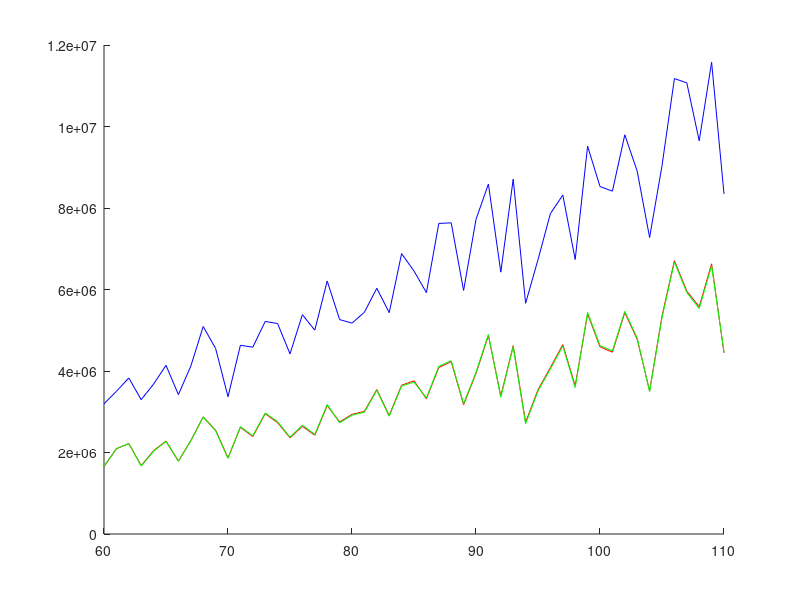

Write MATLAB code to recreate this figure.
function graficar_todos_tiempo_v2()

% seed: 1405374434
% m = 0.8
% K = 0.2
% med 0
% med 1
% med 2
% med 3
% med 4
datos = [60 1656153 1668334 63921122
61 2091958 2096458 70031266
62 2219625 2218900 76565246
63 1676697 1668815 65926430
64 2044310 2031835 73615870
65 2281085 2272821 82786882
66 1788851 1784987 68401044
67 2291859 2283788 82400780
68 2875356 2869048 101831774
69 2547802 2531847 91091002
70 1867679 1855053 67387386
71 2617754 2634138 92620399
72 2392029 2409700 91697841
73 2952461 2970168 104328597
74 2733397 2755832 103294097
75 2361279 2376249 88416851
76 2643078 2671746 107642571
77 2424709 2444282 100064968
78 3152050 3177801 124172162
79 2748568 2727108 105241743
80 2935824 2914900 103498842
81 3008738 2989168 108836229
82 3544268 3525053 120629786
83 2909928 2890445 108637537
84 3650636 3631853 137591337
85 3760334 3727442 129079097
86 3319504 3338534 118469052
87 4086778 4117632 152431837
88 4230213 4253968 152719884
89 3173070 3200381 119538161
90 3942354 3968676 154400490
91 4868832 4898851 171753800
92 3386799 3358093 128508002
93 4620855 4596703 174160378
94 2740363 2704483 113250756
95 3539802 3507303 134632853
96 4083737 4051940 157244622
97 4646679 4610468 166372596
98 3636523 3593135 134749435
99 5404363 5438968 190352862
100 4593581 4624641 170537620
101 4461648 4493279 168258246
102 5435916 5466052 195917299
103 4777123 4809200 178071536
104 3513037 3490730 145519161
105 5346681 5309141 180738596
106 6707290 6673242 223522149
107 5960499 5924311 221416355
108 5577479 5532227 192994641
109 6630032 6580758 231526277
110 4443851 4470132 166932655];

figure; hold on;
plot(datos(:,1), datos(:,2), 'r');
plot(datos(:,1), datos(:,3), 'g');
plot(datos(:,1), 0.05*datos(:,4), 'b');